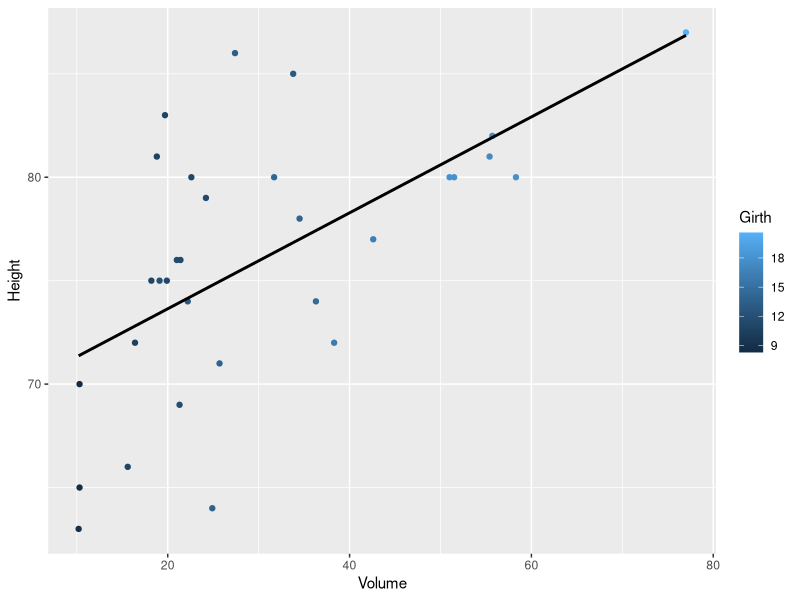

Write the R code that produced this figure. (Note: this script raises an error after producing the figure.)
## ---- chunk 1
knitr::opts_chunk$set(echo = TRUE)
## ---- chunk 2
#install.packages("tidyverse")
library(tidyverse)
## ---- chunk 3
trees

ggplot(trees, aes(x = Volume, y = Height, color = Girth)) + # Note: R is case-sensitive
  geom_point() + # For a scatterplot
  geom_smooth(se = FALSE, method = "lm", color = 'black') # Overlaying a linear model without the standard error bar (and specifying the color to black)
## ---- chunk 4
height.model <- lm(data = trees, Height ~ Girth + Volume) # This is one way to make a linear model where you specify the dataset, and then specify your explanatory variables (girth and volume) and your response variable (height)
summary(height.model) # This summarizes that linear model; WE WILL USE THIS LATER

height.predict <- cbind(trees, predict(height.model)) # To get predicted values of height from the linear model
trees$Predicted.Height <- height.predict$`predict(height.model)` # To add those predicted values to our dataset
## ---- chunk 5
predict.height <- function(girth, volume) {
  Predicted.Height <- 83.2958 - (1.8615*girth) + (0.5756*volume) # We get these values from the summary(height.model) above!
  return(Predicted.Height)
}

predict.height(girth = 8.3, volume = 10.3)

# To check out how our function did
trees
## ---- chunk 6
predict.height <- function(girth, volume, units = "feet") # units = "feet" in the parentheses of the funtion sets feet as the default (if you do not specify any units, it will return in feet)
  { 
  Predicted.Height <- 83.2958 - (1.8615*girth) + (0.5756*volume)
  if (units == "in"){
    return(Predicted.Height*12) # Alter the predicted height based on the conversion factors for the units
  }
  else if (units == "m"){
    return(Predicted.Height*0.3048)
  }
  else if (units == "cm") {
    return(Predicted.Height*30.48)
  }
  else{
    return(Predicted.Height)
  }
}

predict.height(8.3, 10.3, units = "m")

#Check our work!
predict.height(8.3, 10.3) * 0.3048 # See, here we do not specify units, but the output would be in feet because we specified feet as the default
## ---- chunk 7
# predict.height(girth = 8.3)
# our function does not like this... error pops up!
## ---- chunk 8
height.model.no.girth <- lm(data = trees, Height ~ Volume)
summary(height.model.no.girth)

height.model.no.volume <- lm(data = trees, Height ~ Girth)
summary(height.model.no.volume)
## ---- chunk 9
predict.height <- function(girth, volume, units = "feet") {
  if(girth == "no"){
    Predicted.Height <- 69.00336 + (0.2319*volume)
  }
  else if(volume == "no") {
    Predicted.Height <- 62.0313 + (1.0544*girth)
  }
  else{
    Predicted.Height <- 83.2958 - (1.8615*girth) + (0.5756*volume)
  }
  if (units == "inches"){
    return(Predicted.Height*12)
  }
  else if (units == "m"){
    return(Predicted.Height*0.3048)
  }
  else if (units == "cm") {
    return(Predicted.Height*30.48)
  }
  else{
    return(Predicted.Height)
  }
}

predict.height2(girth = "no", 20)
predict.height2(20, girth = "no") # if you define one of the variables (and units is the default in this case, then it does not matter which order you place the variables)
